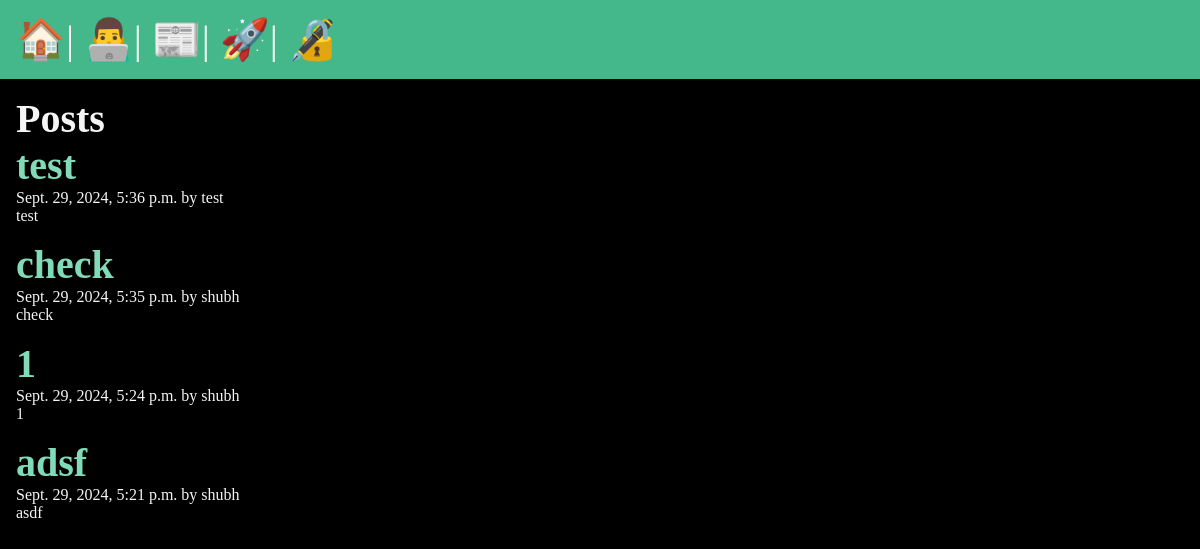
The app's page /posts/, older data.
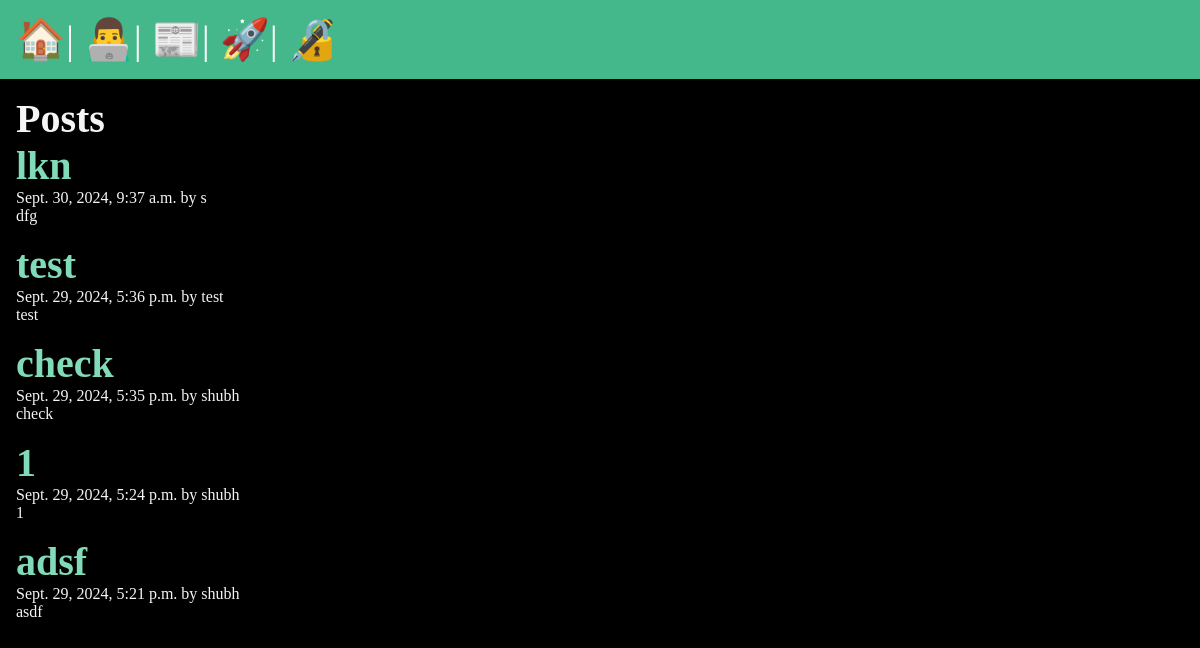
The same page, newer data.
### posts/models.py (models this page shows, shortened)
class Post(models.Model):
    title = models.CharField(max_length=120)
    body = models.TextField()
    slug = models.SlugField()
    date = models.DateTimeField(auto_now_add=True)
    banner = models.ImageField(default='fallback.png', blank=True)
    author = models.ForeignKey(User, on_delete=models.CASCADE, default=None)

### posts/views.py (the view)
# urls.py: path('', views.posts_list, name="list"),
def posts_list(request):
    posts = Post.objects.all().order_by('-date')
    return render(request, 'posts/posts_list.html', {'posts': posts})

### posts/templates/posts/posts_list.html (shortened to what this page needs)
{% extends "layout.html" %}
{% block content %}
    <h1>Posts</h1>
    <section>
        {% for post in posts%}
            <article>
                <a href="{% url "posts:page" slug=post.slug %}">
                    <h2>{{ post.title }}</h2>
                </a>
                <p>{{ post.date }} by {{ post.author }} </p>
                <p>{{ post.body }}</p>
            </article>
        {% endfor %}
    </section>
{% endblock %}

### templates/layout.html (shortened to what this page needs)
<!DOCTYPE html>
{% load static %}
<html lang="en">
<head>
    <link rel="stylesheet" href="{% static 'css/style.css' %}">
</head>
<body>
    <nav>
        <a href="/" title="home" >🏠</a>|
        <a href="/about" title="about" >👨‍💻</a>|
        <a href="{% url "posts:list" %}" title="post list" >📰</a>|
        {% if user.is_authenticated %}
            <a href="{% url "posts:new-post" %}" title="new Post" >🆕</a>|
            <form class="logout" action="{% url "users:logout" %}" method="POST" >
                {% csrf_token %}
                <button class="logout-button" title="logout" >👋</button>
            </form>
        {% else %}
            <a href="{% url "users:register" %}" title="register" >🚀</a>|
            <a href="{% url "users:login" %}" title="login" >🔏</a>
        {% endif %}
    </nav>
    <main>
        {% block content %}
        {% endblock %}
    </main>
</body>
</html>

### static/css/style.css (style rules this page uses)
* { margin: 0; padding: 0; box-sizing: border-box; }
body { min-height: 100vh; background-color: black; color: whitesmoke; font-size: 3rem; }
nav { padding: 1rem; background-color: #44B78B; color: white; font-size: 2.5rem; }
main { padding: 1rem; }
section { display: flex; flex-flow: column; gap: 1rem; }
h1, h2 { font-size: 2.5rem; }
p { font-size: 1rem; }
a { text-decoration: none; color: #81dbb8; }

Row changes from the older to the newer data that the page shows:
added Post: title "lkn", date "Sept. 30, 2024, 9:37 a.m.", author "s", body "dfg"
